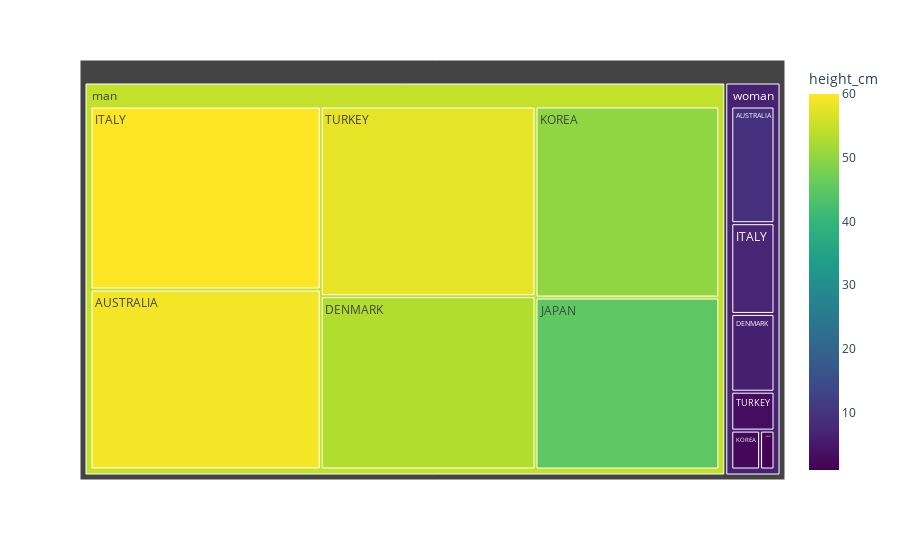

Write notebook code for a chart like this one.
### Code cell
fig = px.treemap(df3, path = ['sex', 'country'], values = 'height_cm', color = "height_cm", color_continuous_scale = 'viridis')
fig.show()

### Figure 1 — Plotly figure (JSON) as saved in the notebook; plotly's stock layout.template omitted (floating-point values rounded to 4 significant figures)
{"data": [{"branchvalues": "total", "customdata": [[59.0], [9.0], [53.0], [6.0], [60.0], [7.0], [45.0], [1.0], [50.0], [2.0], [58.0], [3.0], [54.7], [6.429]], "domain": {"x": [0, 1], "y": [0, 1]}, "hovertemplate": "labels=%{label}<br>height_cm_sum=%{value}<br>parent=%{parent}<br>id=%{id}<br>height_cm=%{color}<extra></extra>", "ids": ["man/AUSTRALIA", "woman/AUSTRALIA", "man/DENMARK", "woman/DENMARK", "man/ITALY", "woman/ITALY", "man/JAPAN", "woman/JAPAN", "man/KOREA", "woman/KOREA", "man/TURKEY", "woman/TURKEY", "man", "woman"], "labels": ["AUSTRALIA", "AUSTRALIA", "DENMARK", "DENMARK", "ITALY", "ITALY", "JAPAN", "JAPAN", "KOREA", "KOREA", "TURKEY", "TURKEY", "man", "woman"], "marker": {"coloraxis": "coloraxis", "colors": [59.0, 9.0, 53.0, 6.0, 60.0, 7.0, 45.0, 1.0, 50.0, 2.0, 58.0, 3.0, 54.7, 6.429]}, "name": "", "parents": ["man", "woman", "man", "woman", "man", "woman", "man", "woman", "man", "woman", "man", "woman", "", ""], "type": "treemap", "values": [59.0, 9.0, 53.0, 6.0, 60.0, 7.0, 45.0, 1.0, 50.0, 2.0, 58.0, 3.0, 325.0, 28.0]}], "layout": {"coloraxis": {"colorbar": {"title": {"text": "height_cm"}}, "colorscale": [[0, "#440154"], [0.1111, "#482878"], [0.2222, "#3e4989"], [0.3333, "#31688e"], [0.4444, "#26828e"], [0.5556, "#1f9e89"], [0.6667, "#35b779"], [0.7778, "#6ece58"], [0.8889, "#b5de2b"], [1, "#fde725"]]}, "legend": {"tracegroupgap": 0}, "margin": {"t": 60}}}
